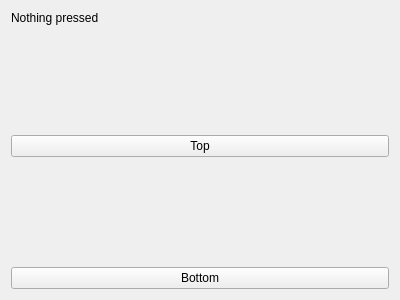
<?xml version="1.0" encoding="UTF-8"?>
<ui version="4.0">
 <class>win</class>
 <widget class="QWidget" name="win">
  <property name="geometry">
   <rect>
    <x>0</x>
    <y>0</y>
    <width>400</width>
    <height>300</height>
   </rect>
  </property>
  <property name="windowTitle">
   <string>Buttons</string>
  </property>
  <layout class="QVBoxLayout" name="verticalLayout">
   <item>
    <layout class="QVBoxLayout" name="layout">
     <item>
      <widget class="QLabel" name="label">
       <property name="sizePolicy">
        <sizepolicy hsizetype="Expanding" vsizetype="Preferred">
         <horstretch>1</horstretch>
         <verstretch>0</verstretch>
        </sizepolicy>
       </property>
       <property name="text">
        <string>Nothing pressed</string>
       </property>
      </widget>
     </item>
     <item>
      <spacer name="verticalSpacer">
       <property name="orientation">
        <enum>Qt::Vertical</enum>
       </property>
       <property name="sizeHint" stdset="0">
        <size>
         <width>20</width>
         <height>40</height>
        </size>
       </property>
      </spacer>
     </item>
     <item>
      <widget class="QPushButton" name="topbut">
       <property name="sizePolicy">
        <sizepolicy hsizetype="Expanding" vsizetype="Fixed">
         <horstretch>1</horstretch>
         <verstretch>0</verstretch>
        </sizepolicy>
       </property>
       <property name="text">
        <string>Top</string>
       </property>
      </widget>
     </item>
     <item>
      <spacer name="verticalSpacer_2">
       <property name="orientation">
        <enum>Qt::Vertical</enum>
       </property>
       <property name="sizeHint" stdset="0">
        <size>
         <width>20</width>
         <height>40</height>
        </size>
       </property>
      </spacer>
     </item>
     <item>
      <widget class="QPushButton" name="botbut">
       <property name="sizePolicy">
        <sizepolicy hsizetype="Expanding" vsizetype="Fixed">
         <horstretch>1</horstretch>
         <verstretch>0</verstretch>
        </sizepolicy>
       </property>
       <property name="text">
        <string>Bottom</string>
       </property>
      </widget>
     </item>
    </layout>
   </item>
  </layout>
 </widget>
 <resources/>
 <connections/>
</ui>
